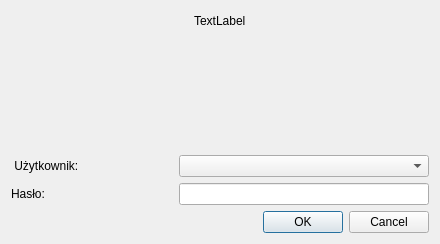
<?xml version="1.0" encoding="UTF-8"?>
<ui version="4.0">
 <class>LoginDialog</class>
 <widget class="QWidget" name="LoginDialog">
  <property name="geometry">
   <rect>
    <x>0</x>
    <y>0</y>
    <width>440</width>
    <height>244</height>
   </rect>
  </property>
  <property name="sizePolicy">
   <sizepolicy hsizetype="Fixed" vsizetype="Fixed">
    <horstretch>0</horstretch>
    <verstretch>0</verstretch>
   </sizepolicy>
  </property>
  <property name="windowTitle">
   <string>Logowanie do kOferta</string>
  </property>
  <property name="windowIcon">
   <iconset resource="res/zasoby.qrc">
    <normaloff>:/ico</normaloff>:/ico</iconset>
  </property>
  <layout class="QVBoxLayout" name="verticalLayout">
   <item>
    <layout class="QHBoxLayout" name="horizontalLayout_4">
     <item>
      <spacer name="horizontalSpacer">
       <property name="orientation">
        <enum>Qt::Horizontal</enum>
       </property>
       <property name="sizeHint" stdset="0">
        <size>
         <width>40</width>
         <height>20</height>
        </size>
       </property>
      </spacer>
     </item>
     <item>
      <widget class="QLabel" name="img">
       <property name="sizePolicy">
        <sizepolicy hsizetype="Fixed" vsizetype="Fixed">
         <horstretch>0</horstretch>
         <verstretch>0</verstretch>
        </sizepolicy>
       </property>
       <property name="text">
        <string>TextLabel</string>
       </property>
      </widget>
     </item>
     <item>
      <spacer name="horizontalSpacer_2">
       <property name="orientation">
        <enum>Qt::Horizontal</enum>
       </property>
       <property name="sizeHint" stdset="0">
        <size>
         <width>40</width>
         <height>20</height>
        </size>
       </property>
      </spacer>
     </item>
    </layout>
   </item>
   <item>
    <spacer name="verticalSpacer">
     <property name="orientation">
      <enum>Qt::Vertical</enum>
     </property>
     <property name="sizeHint" stdset="0">
      <size>
       <width>20</width>
       <height>89</height>
      </size>
     </property>
    </spacer>
   </item>
   <item>
    <layout class="QHBoxLayout" name="horizontalLayout_3">
     <item>
      <widget class="QLabel" name="label">
       <property name="text">
        <string> Użytkownik:</string>
       </property>
      </widget>
     </item>
     <item>
      <spacer name="horizontalSpacer_4">
       <property name="orientation">
        <enum>Qt::Horizontal</enum>
       </property>
       <property name="sizeHint" stdset="0">
        <size>
         <width>40</width>
         <height>20</height>
        </size>
       </property>
      </spacer>
     </item>
     <item>
      <widget class="QComboBox" name="comboBox">
       <property name="sizePolicy">
        <sizepolicy hsizetype="Fixed" vsizetype="Fixed">
         <horstretch>0</horstretch>
         <verstretch>0</verstretch>
        </sizepolicy>
       </property>
       <property name="minimumSize">
        <size>
         <width>250</width>
         <height>0</height>
        </size>
       </property>
      </widget>
     </item>
    </layout>
   </item>
   <item>
    <layout class="QHBoxLayout" name="horizontalLayout_2">
     <item>
      <widget class="QLabel" name="label_2">
       <property name="text">
        <string>Hasło:</string>
       </property>
      </widget>
     </item>
     <item>
      <spacer name="horizontalSpacer_3">
       <property name="orientation">
        <enum>Qt::Horizontal</enum>
       </property>
       <property name="sizeHint" stdset="0">
        <size>
         <width>40</width>
         <height>20</height>
        </size>
       </property>
      </spacer>
     </item>
     <item>
      <widget class="QLineEdit" name="lineEdit">
       <property name="sizePolicy">
        <sizepolicy hsizetype="Fixed" vsizetype="Fixed">
         <horstretch>0</horstretch>
         <verstretch>0</verstretch>
        </sizepolicy>
       </property>
       <property name="minimumSize">
        <size>
         <width>250</width>
         <height>0</height>
        </size>
       </property>
       <property name="echoMode">
        <enum>QLineEdit::Password</enum>
       </property>
      </widget>
     </item>
    </layout>
   </item>
   <item>
    <layout class="QHBoxLayout" name="horizontalLayout">
     <item>
      <widget class="QLabel" name="info">
       <property name="text">
        <string/>
       </property>
      </widget>
     </item>
     <item>
      <widget class="QDialogButtonBox" name="buttonBox">
       <property name="standardButtons">
        <set>QDialogButtonBox::Cancel|QDialogButtonBox::Ok</set>
       </property>
      </widget>
     </item>
    </layout>
   </item>
  </layout>
 </widget>
 <resources>
  <include location="res/zasoby.qrc"/>
 </resources>
 <connections/>
</ui>
